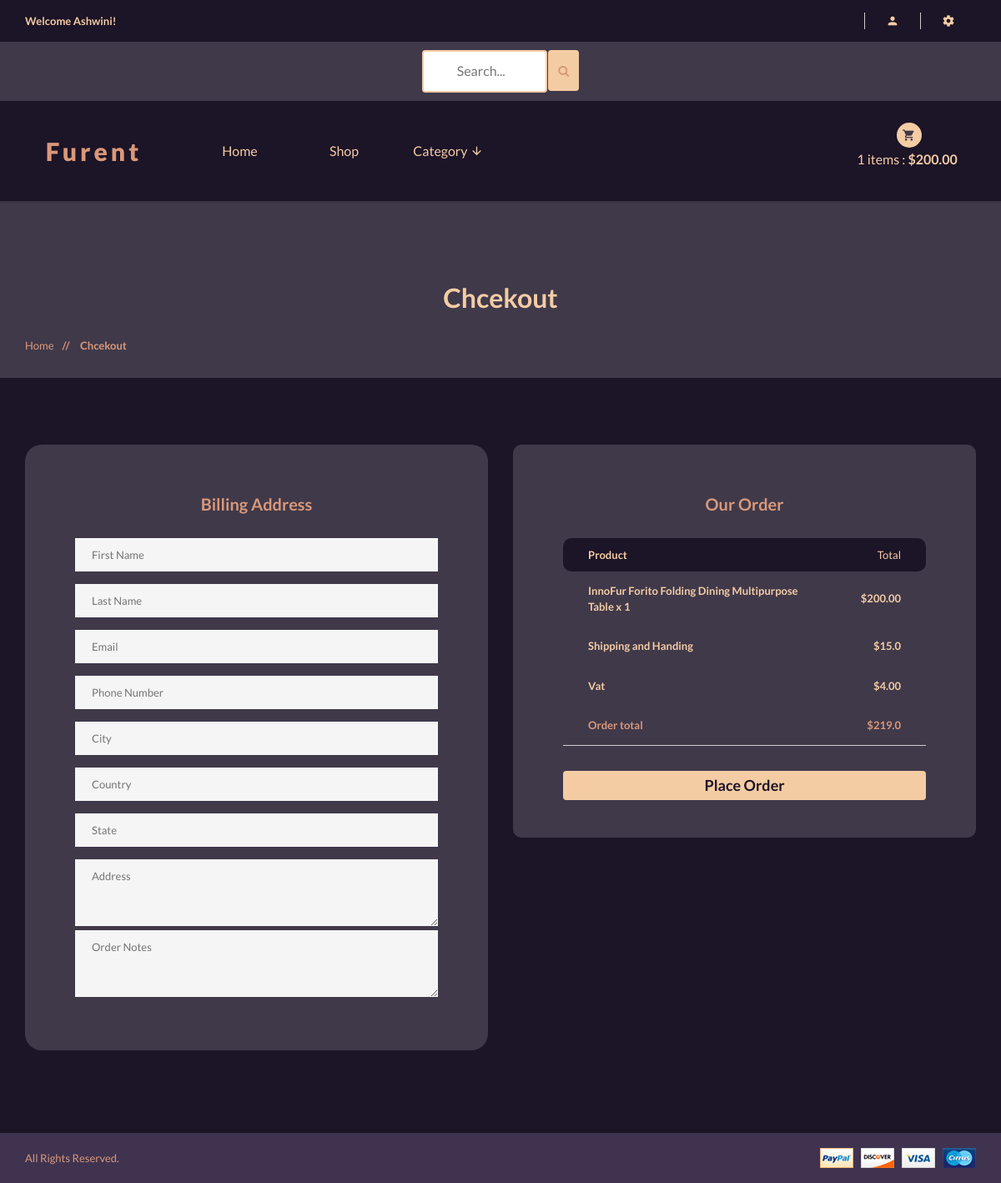
The app's page /orders/checkout/ (signed in) with its own data.
### accounts/models.py (models this page shows, shortened)
class Account(AbstractBaseUser):
    first_name = models.CharField(max_length=50)
    last_name = models.CharField(max_length=50)
    username = models.CharField(max_length=50, unique=True)
    email = models.EmailField(max_length=100, unique=True)
    Phone_number = models.CharField(max_length=50)
    is_admin = models.BooleanField(default=False)
    is_staff = models.BooleanField(default=False)
    is_active = models.BooleanField(default=False)
    is_superadmin = models.BooleanField(default=False)
    date_joined_for_format = models.DateTimeField(auto_now_add=True)
    last_login_for_format  = models.DateTimeField(auto_now_add=True)
    USERNAME_FIELD = 'email'
    REQUIRED_FIELDS = ['username', 'first_name', 'last_name']
    objects = AccountManger()

### cart/models.py (models this page shows, shortened)
class CartItem(models.Model):
    user = models.ForeignKey(Account, on_delete=models.CASCADE, null=True )
    product = models.ForeignKey(Product, on_delete=models.CASCADE)
    variation = models.ManyToManyField(Variation, blank=True)
    cart = models.ForeignKey(Cart, on_delete=models.CASCADE, null=True)
    quantity = models.IntegerField()
    is_active = models.BooleanField(default=True)
    def sub_total(self):
        return self.product.price * self.quantity

### shop/models.py (models this page shows, shortened)
class Product(models.Model):
    category = models.ForeignKey(Category, on_delete=models.CASCADE)
    name = models.CharField(max_length=100, unique=True)
    slug = models.SlugField(max_length=100, unique=True)
    description = models.TextField(max_length=300, blank=True)
    price = models.DecimalField(max_digits=6, decimal_places=2)
    discount = models.DecimalField(max_digits=6, decimal_places=2, default=0.00)
    image = models.ImageField(upload_to='photos/products')
    stock = models.IntegerField()
    new = models.BooleanField(default=False)
    is_available = models.BooleanField(default=True)
    date_joined_for_format = models.DateTimeField(auto_now_add=True)
    last_login_for_format = models.DateTimeField(auto_now=True)
    def get_prodcut_details_url(self):
        return reverse('shop:product_details', args=[self.category.slug, self.slug])
    class Meta:
        verbose_name_plural = 'Products'
        ordering = ('-date_joined_for_format',)

### orders/views.py (the view)
# urls.py: path('checkout/', views.checkout, name='checkout'),
@login_required(login_url = 'accounts:login')
def checkout(request,total=0, total_price=0, quantity=0, cart_items=None):
    tax = 0.00
    handing = 0.00
    try:
        if request.user.is_authenticated:
            cart_items = CartItem.objects.filter(user=request.user, is_active=True)
        else:
            cart = Cart.objects.get(cart_id=_cart_id(request))
            cart_items = CartItem.objects.filter(cart=cart, is_active=True)
        for cart_item in cart_items:
            total_price += (cart_item.product.price * cart_item.quantity)
            quantity += cart_item.quantity
        total = total_price + 10
    except ObjectDoesNotExist:
        pass # just ignore
    tax = round(((2 * total_price)/100), 2)
    grand_total = total_price + tax
    handing = 15.00
    total = float(grand_total) + handing
    context = {
        'total_price': total_price,
        'quantity': quantity,
        'cart_items':cart_items,
        'handing': handing,
        'vat' : tax,
        'order_total': total,
    }
    return render(request, 'shop/orders/checkout/checkout.html', context)

### shop/context_processors.py (called while the page is built)
def category_list(request):
    return {
        'categories' : Category.objects.all(),
    }

### shop/models.py (called while the page is built)
    def get_category_slug_url(self):
        return reverse('shop:categries', args=[self.slug])

### templates/shop/orders/checkout/checkout.html (shortened to what this page needs)
{% extends '../../../base.html' %}
{% load static %}
{% block content %}
<div class="pages-title section-padding">
    <div class="container">
        <div class="row">
            <div class="col-xs-12">
                <div class="pages-title-text text-center">
                    <h2 style="color:#f4cca4">Chcekout</h2>
                    <ul class="text-left">
                        <li><a style="color:#d99879" href="\">Home </a></li>
                        <li style="color:#d99879"><span> // </span>Chcekout</li>
                    </ul>
                </div>
            </div>
        </div>
    </div>
</div>
<section style="margin-bottom:50;background:#1c1427" class="pages checkout section-padding">
    <div class="container">
        <div class="row">
        <form action="{% url 'orders:payment' %}" method="post">
            <div class="col-sm-6">
                <div style="border-radius:20px;" class="main-input single-cart-form padding60">
                    <div class="log-title text-center">
                        <h3><strong style="color:#d99879">Billing Address</strong></h3>
                    </div>
                    <div class="custom-input">
                            <input type="text" name="first_name" placeholder="First Name" required />
                            <input type="text" name="last_name" placeholder="Last Name" required />
                            <input type="text" name="email" placeholder="Email" required />
                            <input type="text" name="phone" placeholder="Phone Number" required />
                            <input type="text" name="city" placeholder="City" required />
                            <input type="text" name="country" placeholder="Country" required />
                            <input type="text" name="state" placeholder="State" required />
                            <div class="custom-mess">
                                <textarea rows="2" placeholder="Address" name="address" required></textarea>
                            </div>
                            <div class="custom-mess">
                                <textarea rows="2" placeholder="Order Notes" name="order_note"></textarea>
                            </div>
                    </div>
                </div><br>
            </div>
            <div class="col-xs-12 col-sm-6">
                <div style="border-radius:10px;" class="padding60">
                    <div class="log-title text-center">
                        <h3><strong style="color:#d99879">Our order</strong></h3>
                    </div>
                    <div class="cart-form-text pay-details table-responsive">
                        <table>
                            <thead>
                                <tr  >
                                    <th style="color:#f4cca4;background:#1c1427;border-radius:10px 0 0 10px;">Product</th>
                                    <td style="color:#f4cca4;background:#1c1427;border-radius:0 10px 10px 0;">Total</td>
                                </tr>
                            </thead>
                            <tbody>
                                {% for cart_item in cart_items %}
                                <tr>
                                    <th>{{cart_item.product.name}} x {{cart_item.quantity}}</th>
                                    <td>${{cart_item.sub_total}}</td>
                                </tr>
                                {% endfor %}
                                <tr>
                                    <th>Shipping and Handing</th>
                                    <td>${{handing}}</td>
                                </tr>
                                <tr>
                                    <th>Vat</th>
                                    <td>${{vat}}</td>
                                </tr>
                                <tr style="color:#d99879">
                                    <th>Order total</th>
                                    <td>${{order_total}}</td>
                                </tr>
                            </tbody>
                        </table>
                        <div  style="width:100%" class="submit-text">
                        <button href="#" class="btn btn-warning" style="background:#f4cca4;color:#1c1427; width:100% ; text-transform: capitalize;font-size:18px"><b>Place Order</b></button>
                        </div>
                    </div>
                </div>
            </div>
        </form>
        </div>
    </div>
</section>
{% endblock content %}

### templates/base.html (shortened to what this page needs)
{% load static %}
<!doctype html>
<html class="no-js" lang="">
<head>
    <link rel="stylesheet" href="{% static 'css/bootstrap.min.css' %}">
    <link rel="stylesheet" href="{% static 'css/animate.css' %}">
    <link rel="stylesheet" href="{% static 'css/materialdesignicons.min.css' %}">
    <link rel="stylesheet" href="{% static 'css/jquery.simpleLens.css' %}">
    <link rel="stylesheet" href="{% static 'css/jquery-ui.min.css' %}">
    <link rel="stylesheet" href="{% static 'css/meanmenu.min.css' %}">
    <link rel="stylesheet" href="{% static 'css/nivo-slider.css' %}">
    <link rel="stylesheet" href="{% static 'css/owl.carousel.css' %}">
    <link rel="stylesheet" href="{% static 'css/style.css' %}">
    <link rel="stylesheet" href="{% static 'css/responsive.css' %}">
    <link rel="stylesheet" href="https://cdnjs.cloudflare.com/ajax/libs/font-awesome/4.7.0/css/font-awesome.min.css">
</head>
<body style="background:#40394a">
    <header style="background:#1c1427" class="header-one header-two">
        <div style="background:#1c1427" class="header-top-two">
            <div class="container text-center">
                <div class="row">
                    <div class="col-sm-12">
                        <div class="middel-top">
                            {% if user.id is None %}
                            <div class="left floatleft">
                                <p style="color:#f4cca4"><b>Welcome Guest!</b></p>
                            </div>
                            {% else %}
                            <div class="left floatleft">
                                <p style="color:#f4cca4"><b>Welcome {{user.first_name | capfirst}}!</b></p>
                            </div>
                            {% endif %}
                        </div>
                        <div class="middel-top clearfix">
                            <ul class="clearfix right floatright">
                                <li>
                                    <a style="color:#f4cca4" href="#"><i class="mdi mdi-account"></i></a>
                                </li>
                                <li>
                                    <a style="color:#f4cca4" href="#"><i class="mdi mdi-settings"></i></a>
                                </li>
                            </ul>
                            </div>
                        </div>
                    </div>
                </div>
            </div>
        <div style="background:#40394a">
            <div class="container text-center">
                <div class="row">
                    <div class="col-sm-12">
                        <form id="searchh" action={% url 'shop:search' %} method="GET">
                        <input  type="text" name="keyword" placeholder="Search...">
                        <button style="height:49px; margin-bottom:6px; background:#f4cca4;margin-left:-1px;border:None "  class="btn btn-warning" type="submit">
                           <i style="color:#d99879" class="fa fa-search"></i>
                        </button>
                        </form>
                    </div>
                </div>
            </div>
        </div>
        <div class="container text-center">
            <div class="row">
                <div class="col-sm-2">
                    <div class="logo">
                        <a style="color:#f4cca4;font-weight: 800;" href="\"><span
                                style="color:#d99879">Furent</a>
                    </div>
                </div>
                <div class="col-sm-8">
                    <div class="header-middel">
                        <div class="mainmenu">
                            <nav >
                                <ul>
                                    <li ><a href="\">Home</a></li>
                                    <li><a href="{% url 'shop:shop' %}">Shop</a></li>
                                    <li><a href="#">Category <i class="mdi mdi-arrow-down"></i></a>
                                    </li>
                                </ul>
                            </nav>
                        </div>
                    </div>
                </div>
                <div class="col-sm-2">
                    <div class="cart-itmes">
                        <a class="cart-itme-a" href="{% url 'cart:cart' %}">
                            <i class="mdi mdi-cart"></i>
                            {{quantityyy}} items : <strong>${{totalll}}</strong>
                        </a>
                    </div>
                </div>
            </div>
        </div>
    </header>
    <br>
    {% block content %}
    {% endblock content %}
    <footer>
        <div  style="background:#3f3350" class="footer-bottom">
            <div class="container">
                <div class="row">
                    <div class="col-xs-12 col-sm-6">
                        <p style="color:#d99879">
                            All Rights Reserved.</p>
                    </div>
                    <div class="col-xs-12 col-sm-6 text-right">
                        <a href="#"><img src="{% static 'img/footer/payment.png' %}" alt="" /></a>
                    </div>
                </div>
            </div>
        </div>
    </footer>
</body>
</html>

### templates/base.html (style rules this page uses)
#searchh input[type=text] { width: 150px; margin-top:10px; margin-bottom:10px; box-sizing: border-box; border: 2px solid #f4cca4; border-radius: 4px; font-size: 16px; color:#1c1427; background-color: #fff; background-position: 10px 10px; background-repeat: no-repeat; padding: 12px 20px 12px 40px; -webkit-transition: width 0.4s ease-in-out; transition: width 0.4s ease-in-out; }

### records on screen
Account: first_name "Ashwini"
CartItem: product.name "InnoFur Forito Folding Dining Multipurpose Table", quantity "1", sub_total "200.00"

### other values on screen
{{ quantityyy }} "1"
{{ totalll }} "200.00"
{{ handing }} "15.0"
{{ vat }} "4.00"
{{ order_total }} "219.0"
